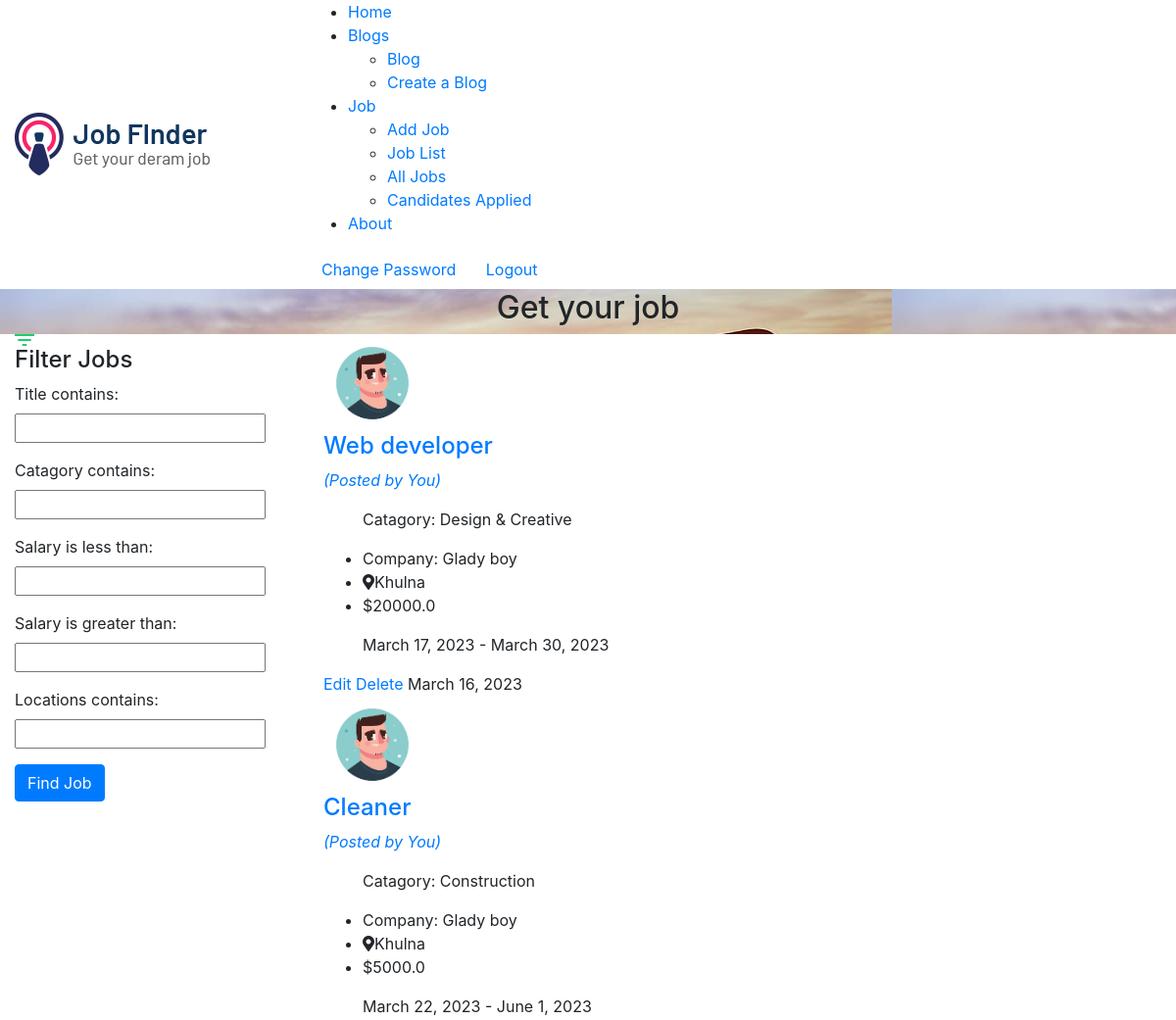
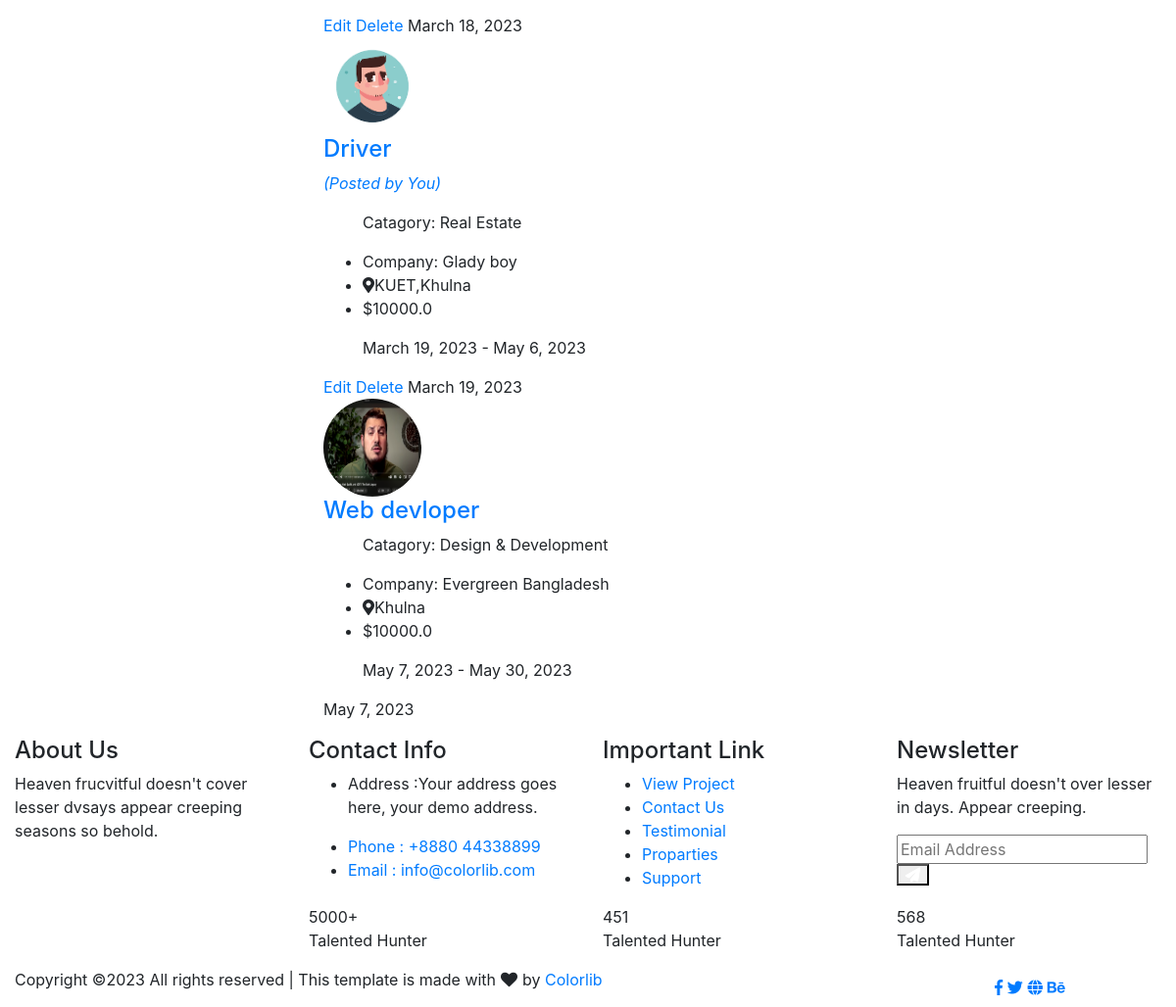
The app's page /all_jobs (signed in) with its own data (2 pictures, top to bottom).
### job/models.py (models this page shows, shortened)
class Job(models.Model):
    recruiter = models.ForeignKey(Recruiter, on_delete=models.CASCADE)
    start_date = models.DateField()
    end_date = models.DateField()
    title = models.CharField(max_length=100)
    catagory = models.CharField(max_length=100)
    salary = models.FloatField(max_length=20)
    image = models.FileField()
    description = models.CharField(max_length=300)
    experience = models.CharField(max_length=50)
    locations = models.CharField(max_length=150)
    skills = models.CharField(max_length=100)
    creationdate = models.DateField()

class Recruiter(models.Model):
    user = models.ForeignKey(User, on_delete=models.CASCADE)
    mobile = models.CharField(max_length=15,null=True)
    image = models.FileField()
    gender = models.CharField(max_length=10,null=True)
    company = models.CharField(max_length=100,null=True)
    type = models.CharField(max_length=15)
    status = models.CharField(max_length=20,null=True)

### job/views.py (the view)
# urls.py: path('all_jobs', all_jobs, name='all_jobs'),
def all_jobs(request):
    if not request.user.is_authenticated:
        return redirect("recruiter_login")
    job_filter = JobFilter(request.GET, queryset=Job.objects.all())
    user = request.user
    recruiter = Recruiter.objects.get(user=user)
    data1 = Job.objects.filter(recruiter=recruiter)
    li=[]
    for i in data1:
        li.append(i.id)
    d = {
        'form': job_filter.form,
        'data': job_filter.qs,
        'li':li,
    }
    return render(request,"all_jobs.html",d)

### job/templates/all_jobs.html (shortened to what this page needs)
<html class="no-js" lang="zxx">
<head>
    {% load static %}
    <link rel="stylesheet" href="{% static "css/bootstrap.min.css" %}">
    <link rel="stylesheet" href="{% static "css/owl.carousel.min.css" %}s">
    <link rel="stylesheet" href="{% static "css/slicknav.css" %}">
    <link rel="stylesheet" href="{% static "css/animate.min.css" %}">
    <link rel="stylesheet" href="{% static "css/price_rangs.css" %}">
    <link rel="stylesheet" href="{% static "css/magnific-popup.css" %}">
    <link rel="stylesheet" href="{% static "css/fontawesome-all.min.css" %}">
    <link rel="stylesheet" href="{% static "css/themify-icons.css" %}">
    <link rel="stylesheet" href="{% static "css/slick.css" %}">
    <link rel="stylesheet" href="{% static "css/flaticon.css" %}">
    <link rel="stylesheet" href="{% static "css/nice-select.css" %}">
    <link rel="stylesheet" href="{% static "css/style.css" %}">
    <link rel="stylesheet" href="{% static "css/responsive.css" %}">
</head>
<body>
    <header>
        <div class="header-area header-transparrent">
          <div class="headder-top header-sticky">
            <div class="container">
              <div class="row align-items-center">
                <div class="col-lg-3 col-md-2">
                  <div class="logo">
                    <a href="{% url 'recruiter_home' %}"><img src="{% static 'img/logo/logo.png'%}" alt=""></a>
                  </div>
                </div>
                <div class="col-lg-9 col-md-9">
                  <div class="menu-wrapper">
                    <div class="main-menu">
                      <nav class="d-none d-lg-block">
                        <ul id="navigation">
                          <li><a href="{% url 'recruiter_home' %}">Home</a></li>
                          <li><a href="#">Blogs</a>
                            <ul class="submenu">
                              <li><a href="{% url 'rec_blog' %}">Blog</a></li>
                              <li><a href="{% url 'creatBlog_rec' %}">Create a Blog</a></li>
                            </ul>
                          </li>
                          <li><a href="#">Job</a>
                            <ul class="submenu">
                              <li><a href="{% url 'add_job' %}">Add Job </a></li>
                              <li><a href="{% url 'job_list' %}">Job List</a></li>
                              <li><a href="{% url 'all_jobs' %}">All Jobs</a></li>
                              <li><a href="{% url 'applied_candidatelist' %}">Candidates Applied</a></li>
                            </ul>
                          </li>
                          <li><a href="{% url 'aboutR' %}">About</a></li>
                        </ul>
                      </nav>
                    </div>
                    <div class="header-btn d-none f-right d-lg-block">
                      <a href="{% url 'change_passwordrecruiter' %}" class="btn head-btn1">Change Password</a>
                      <a href="{% url 'Logout' %}" class="btn head-btn2">Logout</a>
                  </div>
                  </div>
                </div>
                <div class="col-12">
                </div>
              </div>
            </div>
          </div>
        </div>
      </header>
<div class="slider-area ">
    <div class="single-slider section-overly slider-height2 d-flex align-items-center" data-background= "{% static 'img/hero/to-reach-looking-career-job.jpg' %}">
        <div class="container">
            <div class="row">
                <div class="col-xl-12">
                    <div class="hero-cap text-center">
                        <h2>Get your job</h2>
                    </div>
                </div>
            </div>
        </div>
    </div>
</div>
    <div class="job-listing-area pt-120 pb-120">
        <div class="container">
            <div class="row">
                <div class="col-xl-3 col-lg-3 col-md-4">
                    <div class="row">
                        <div class="col-12">
                                <div class="small-section-tittle2 mb-45">
                                <div class="ion">
                                </div>
                                <h4>Filter Jobs</h4>
                            </div>
                        </div>
                    </div>
    <form action="{% url 'all_jobs' %}" method="GET">
        {{form.as_p}}
        <div class="search-form">
            <input type="submit" value="Find Job" class="btn btn-primary">
        </div>
    </form>
    </div>
    <div class="col-xl-9 col-lg-9 col-md-8">
        <section class="featured-job-area">
            <div class="container">
    <table class="table table-striped" id="example">
        <tbody style="background-color: gold;">
            {% for i in data %}
            <tr>
                <div class="single-job-items mb-30">
                    <div class="job-items">
                        <div class="company-img">
                            <a href=""><img src="{{i.recruiter.image.url}}"
                                    style="width:100px ; height: 100px; border-radius:50%" alt=""></a>
                        </div>
                        <div class="job-tittle">
                            <a href="">
                                <h4>{{i.title}}</h4>
                                {% if i.id in li %}
                                <p><i>(Posted by You)</i></p>
                                {% endif %}
                            </a>
                            <ul> Catagory: {{i.catagory}} </ul>
                            <ul>
                                <li>Company: {{i.recruiter.company}}</li>
                                <li><i class="fas fa-map-marker-alt"></i>{{i.locations}}</li>
                                <li>${{i.salary}}</li>
                            </ul>
                            <ul> {{i.start_date}} - {{i.end_date}} </ul>
                        </div>
                    </div>
                    <div class="items-link f-right">
                        {% if i.id in li %}
                        <a href="{% url 'edit_jobdetail' i.id %}">Edit</a>
                        <a href="{% url 'delete_job' i.id %}" onclick="return confirm('Are you sure?')">Delete</a>
                        {% endif %}
                        <span>{{i.creationdate}}</span>
                    </div>
                </div>
            </tr>
            {% endfor %}
        </tbody>
    </table>
</section>
</div>
    </div>
</div>
    </div>
        <footer>
            <div class="footer-area footer-bg footer-padding">
                <div class="container">
                    <div class="row d-flex justify-content-between">
                        <div class="col-xl-3 col-lg-3 col-md-4 col-sm-6">
                           <div class="single-footer-caption mb-50">
                             <div class="single-footer-caption mb-30">
                                 <div class="footer-tittle">
                                     <h4>About Us</h4>
                                     <div class="footer-pera">
                                         <p>Heaven frucvitful doesn't cover lesser dvsays appear creeping seasons so behold.</p>
                                    </div>
                                 </div>
                             </div>
                           </div>
                        </div>
                        <div class="col-xl-3 col-lg-3 col-md-4 col-sm-5">
                            <div class="single-footer-caption mb-50">
                                <div class="footer-tittle">
                                    <h4>Contact Info</h4>
                                    <ul>
                                        <li>
                                        <p>Address :Your address goes
                                            here, your demo address.</p>
                                        </li>
                                        <li><a href="#">Phone : +8880 44338899</a></li>
                                        <li><a href="#">Email : info@colorlib.com</a></li>
                                    </ul>
                                </div>
                            </div>
                        </div>
                        <div class="col-xl-3 col-lg-3 col-md-4 col-sm-5">
                            <div class="single-footer-caption mb-50">
                                <div class="footer-tittle">
                                    <h4>Important Link</h4>
                                    <ul>
                                        <li><a href="#"> View Project</a></li>
                                        <li><a href="#">Contact Us</a></li>
                                        <li><a href="#">Testimonial</a></li>
                                        <li><a href="#">Proparties</a></li>
                                        <li><a href="#">Support</a></li>
                                    </ul>
                                </div>
                            </div>
                        </div>
                        <div class="col-xl-3 col-lg-3 col-md-4 col-sm-5">
                            <div class="single-footer-caption mb-50">
                                <div class="footer-tittle">
                                    <h4>Newsletter</h4>
                                    <div class="footer-pera footer-pera2">
                                     <p>Heaven fruitful doesn't over lesser in days. Appear creeping.</p>
                                 </div>
                                 <div class="footer-form" >
                                     <div id="mc_embed_signup">
                                         <form target="_blank" action="https://spondonit.us12.list-manage.com/subscribe/post?u=1462626880ade1ac87bd9c93a&amp;id=92a4423d01"
                                         method="get" class="subscribe_form relative mail_part">
                                             <input type="email" name="email" id="newsletter-form-email" placeholder="Email Address"
                                             class="placeholder hide-on-focus" onfocus="this.placeholder = ''"
                                             onblur="this.placeholder = ' Email Address '">
                                             <div class="form-icon">
                                                 <button type="submit" name="submit" id="newsletter-submit"
                                                 class="email_icon newsletter-submit button-contactForm"><img src="assets/img/icon/form.png" alt=""></button>
                                             </div>
                                         </form>
                                     </div>
                                 </div>
                                </div>
                            </div>
                        </div>
                    </div>
                   <div class="row footer-wejed justify-content-between">
                        <div class="col-xl-3 col-lg-3 col-md-4 col-sm-6">
                            <div class="footer-logo mb-20">
                            <a href="index.html"><img src="assets/img/logo/logo2_footer.png" alt=""></a>
                            </div>
                        </div>
                        <div class="col-xl-3 col-lg-3 col-md-4 col-sm-5">
                        <div class="footer-tittle-bottom">
                            <span>5000+</span>
                            <p>Talented Hunter</p>
                        </div>
                        </div>
                        <div class="col-xl-3 col-lg-3 col-md-4 col-sm-5">
                            <div class="footer-tittle-bottom">
                                <span>451</span>
                                <p>Talented Hunter</p>
                            </div>
                        </div>
                        <div class="col-xl-3 col-lg-3 col-md-4 col-sm-5">
                            <div class="footer-tittle-bottom">
                                <span>568</span>
                                <p>Talented Hunter</p>
                            </div>
                        </div>
                   </div>
                </div>
            </div>
            <div class="footer-bottom-area footer-bg">
                <div class="container">
                    <div class="footer-border">
                         <div class="row d-flex justify-content-between align-items-center">
                             <div class="col-xl-10 col-lg-10 ">
                                 <div class="footer-copy-right">
                                     <p>
        Copyright &copy;<script>document.write(new Date().getFullYear());</script> All rights reserved | This template is made with <i class="fa fa-heart" aria-hidden="true"></i> by <a href="https://colorlib.com" target="_blank">Colorlib</a>
        </p>
                                 </div>
                             </div>
                             <div class="col-xl-2 col-lg-2">
                                 <div class="footer-social f-right">
                                     <a href="#"><i class="fab fa-facebook-f"></i></a>
                                     <a href="#"><i class="fab fa-twitter"></i></a>
                                     <a href="#"><i class="fas fa-globe"></i></a>
                                     <a href="#"><i class="fab fa-behance"></i></a>
                                 </div>
                             </div>
                         </div>
                    </div>
                </div>
            </div>
        </footer>
        </body>
        </html>

### records on screen
Job: recruiter.image (picture), title "Web developer", shows "(Posted by You)", catagory "Design & Creative", recruiter.company "Glady boy", locations "Khulna", salary "20000.0", start_date "March 17, 2023", end_date "March 30, 2023", shows "Edit", creationdate "March 16, 2023"
Job: recruiter.image (picture), title "Cleaner", shows "(Posted by You)", catagory "Construction", recruiter.company "Glady boy", locations "Khulna", salary "5000.0", start_date "March 22, 2023", end_date "June 1, 2023", shows "Edit", creationdate "March 18, 2023"
Job: recruiter.image (picture), title "Driver", shows "(Posted by You)", catagory "Real Estate", recruiter.company "Glady boy", locations "KUET,Khulna", salary "10000.0", start_date "March 19, 2023", end_date "May 6, 2023", shows "Edit", creationdate "March 19, 2023"
Job: recruiter.image (picture), title "Web devloper", catagory "Design & Development", recruiter.company "Evergreen Bangladesh", locations "Khulna", salary "10000.0", start_date "May 7, 2023", end_date "May 30, 2023", creationdate "May 7, 2023"
